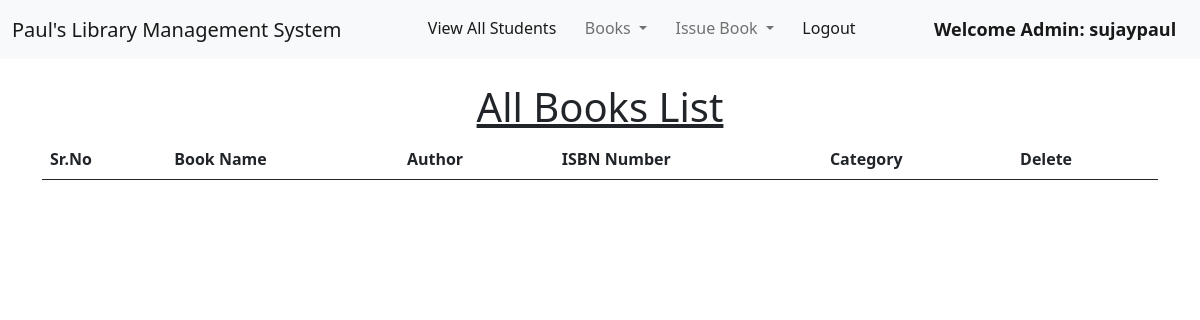
/view_books/ (signed in), run on an earlier commit of the app's database.
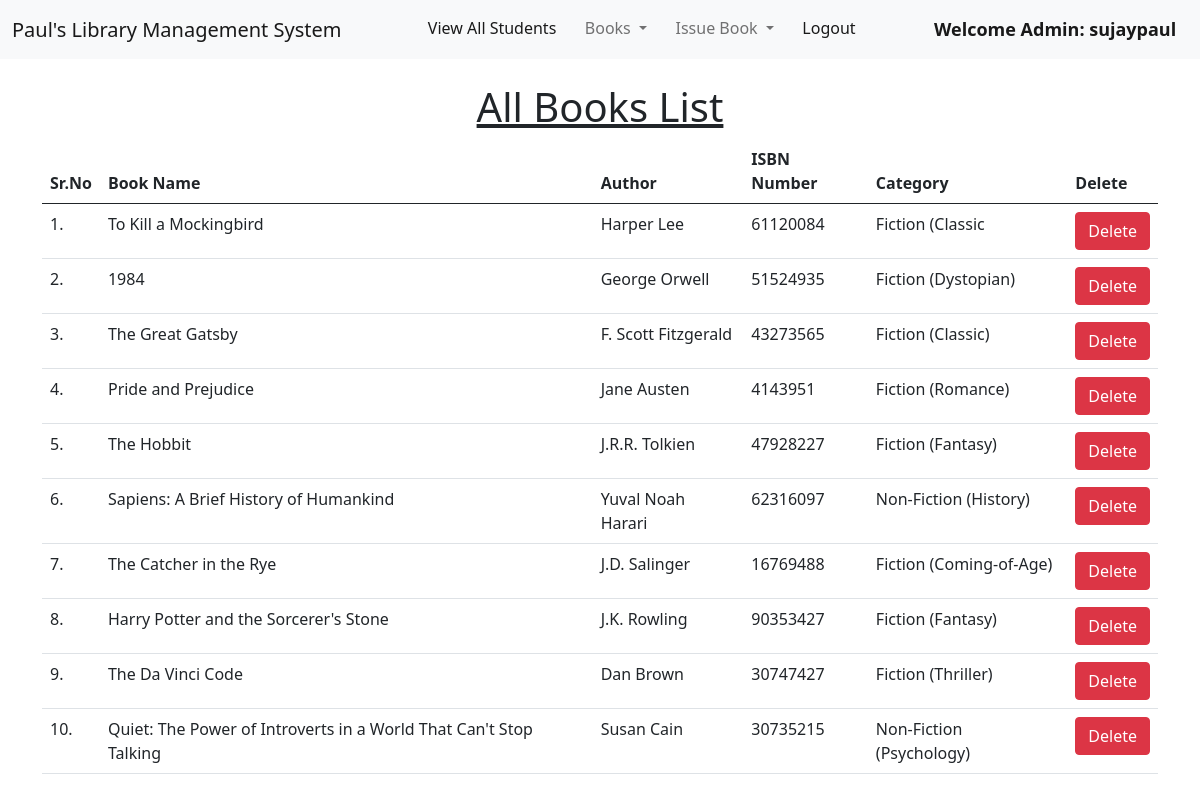
And on a later commit of the database.
### library/models.py (models this page shows, shortened)
class Book(models.Model):
    name = models.CharField(max_length=200)
    author = models.CharField(max_length=200)
    isbn = models.PositiveIntegerField()
    category = models.CharField(max_length=50)

### library/views.py (the view)
# urls.py: path("view_books/", views.view_books, name="view_books"),
@login_required(login_url = '/admin_login')
def view_books(request):
    books = Book.objects.all()
    return render(request, "view_books.html", {'books':books})

### library/templates/view_books.html (shortened to what this page needs)
{% extends 'admin_navbar.html' %}
{% load static %}
{% block body %}
<div class="container mt-4">
    <h1 class="text-center"><u>All Books List</u></h1>
    <table class="table table-hover" id="example">
        <thead>
            <tr>
                <th>Sr.No</th>
                <th>Book Name</th>
                <th>Author</th>
                <th>ISBN Number</th>
                <th>Category</th>
                <th>Delete</th>
            </tr>
        </thead>
        <tbody>
            {% for book in books %}
            <tr>
                <td>{{forloop.counter}}.</td>
                <td>{{book.name}}</td>
                <td>{{book.author}}</td>
                <td>{{book.isbn}}</td>
                <td>{{book.category}}</td>
                <td><a href="/delete_book/{{book.id}}/" class="btn btn-danger" onclick="return confirm('Are you sure you want to delete this book?')">Delete</a></td>
            </tr>
            {% endfor %}
        </tbody>
    </table>
    </div>
{% endblock %}

### library/templates/admin_navbar.html (shortened to what this page needs)
<!doctype html>
<html lang="en">
  <head>
    <link href="https://cdn.jsdelivr.net/npm/bootstrap@5.1.0/dist/css/bootstrap.min.css" rel="stylesheet">
    <link rel="stylesheet" href="https://cdn.datatables.net/1.10.25/css/jquery.dataTables.min.css">
    <link rel="stylesheet" href="https://cdn.datatables.net/buttons/1.7.1/css/buttons.dataTables.min.css">
  </head>
  <body>
    <nav class="navbar navbar-expand-lg navbar-light bg-light">
        <div class="container-fluid">
          <a class="navbar-brand" href="#">Paul's Library Management System</a>
          <div class="collapse navbar-collapse" id="navbarSupportedContent">
            <ul class="navbar-nav me-auto mb-2 mb-lg-0">
              <li class="nav-item">
                <a class="nav-link active" aria-current="page" href="/view_students/">View All Students</a>
              </li>
              <li class="nav-item dropdown">
                <a class="nav-link dropdown-toggle" href="#" id="navbarDropdown" role="button" data-bs-toggle="dropdown" aria-expanded="false">
                  Books
                </a>
              </li>
              <li class="nav-item dropdown">
                <a class="nav-link dropdown-toggle" href="#" id="navbarDropdown" role="button" data-bs-toggle="dropdown" aria-expanded="false">
                  Issue Book
                </a>
              </li>
              <li class="nav-item">
                <a class="nav-link active" aria-current="page" href="/logout/">Logout</a>
              </li>
              <li class="nav-item">
                <a style="font-weight:600; font-family:'Segoe UI', Tahoma, Geneva, Verdana, sans-serif; font-size: large;" class="nav-link active" href="#">Welcome Admin: {{request.user}}</a>
              </li>
            </ul>
          </div>
        </div>
      </nav>
      {% block body %}
      {% endblock %}
  </body>
</html>

What changed in the data, as far as the page shows it:
added Book: name "To Kill a Mockingbird", author "Harper Lee", isbn "61120084", category "Fiction (Classic"
added Book: name "1984", author "George Orwell", isbn "51524935", category "Fiction (Dystopian)"
added Book: name "The Great Gatsby", author "F. Scott Fitzgerald", isbn "43273565", category "Fiction (Classic)"
added Book: name "Pride and Prejudice", author "Jane Austen", isbn "4143951", category "Fiction (Romance)"
added Book: name "The Hobbit", author "J.R.R. Tolkien", isbn "47928227", category "Fiction (Fantasy)"
added Book: name "Sapiens: A Brief History of Humankind", author "Yuval Noah Harari", isbn "62316097", category "Non-Fiction (History)"
added Book: name "The Catcher in the Rye", author "J.D. Salinger", isbn "16769488", category "Fiction (Coming-of-Age)"
added Book: name "Harry Potter and the Sorcerer's Stone", author "J.K. Rowling", isbn "90353427", category "Fiction (Fantasy)"
added Book: name "The Da Vinci Code", author "Dan Brown", isbn "30747427", category "Fiction (Thriller)"
added Book: name "Quiet: The Power of Introverts in a World That Can't Stop Talking", author "Susan Cain", isbn "30735215", category "Non-Fiction (Psychology)"
